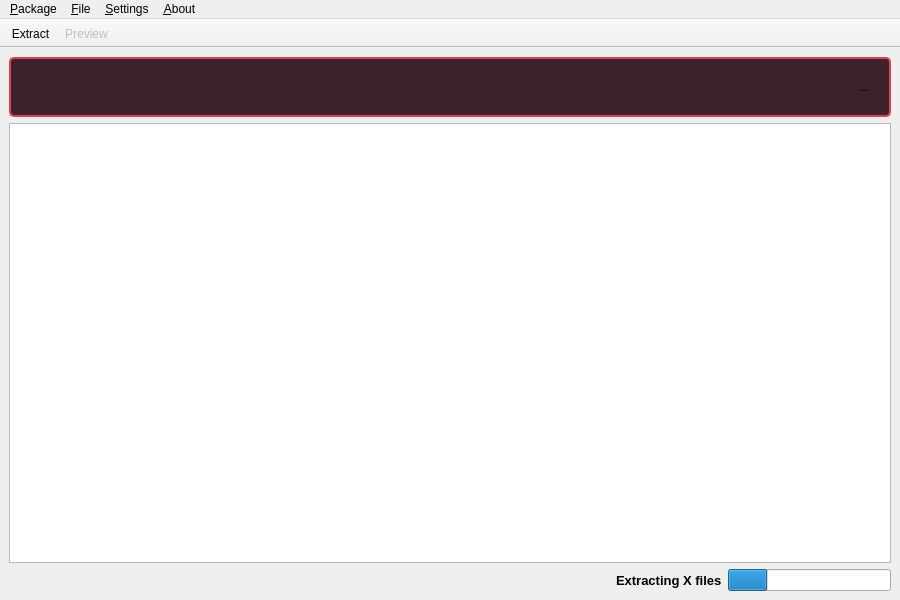
<?xml version="1.0" encoding="UTF-8"?>
<ui version="4.0">
 <class>MainWindow</class>
 <widget class="QMainWindow" name="MainWindow">
  <property name="geometry">
   <rect>
    <x>0</x>
    <y>0</y>
    <width>900</width>
    <height>600</height>
   </rect>
  </property>
  <property name="acceptDrops">
   <bool>true</bool>
  </property>
  <property name="windowTitle">
   <string>MainWindow</string>
  </property>
  <property name="windowIcon">
   <iconset resource="../icons-uncso2.qrc">
    <normaloff>:/icons/uncso2.svg</normaloff>:/icons/uncso2.svg</iconset>
  </property>
  <property name="locale">
   <locale language="English" country="UnitedStates"/>
  </property>
  <widget class="QWidget" name="centralwidget">
   <property name="enabled">
    <bool>true</bool>
   </property>
   <property name="acceptDrops">
    <bool>false</bool>
   </property>
   <property name="locale">
    <locale language="English" country="UnitedStates"/>
   </property>
   <layout class="QGridLayout" name="gridLayout">
    <item row="0" column="0" colspan="2">
     <widget class="QFrame" name="errorBox">
      <property name="enabled">
       <bool>true</bool>
      </property>
      <property name="sizePolicy">
       <sizepolicy hsizetype="Preferred" vsizetype="Preferred">
        <horstretch>0</horstretch>
        <verstretch>0</verstretch>
       </sizepolicy>
      </property>
      <property name="minimumSize">
       <size>
        <width>0</width>
        <height>0</height>
       </size>
      </property>
      <property name="maximumSize">
       <size>
        <width>16777215</width>
        <height>60</height>
       </size>
      </property>
      <property name="styleSheet">
       <string notr="true">background-color: #3b222b;
border: 2px solid #da4453; 
border-radius: 5px;</string>
      </property>
      <property name="frameShape">
       <enum>QFrame::Shape::NoFrame</enum>
      </property>
      <property name="frameShadow">
       <enum>QFrame::Shadow::Plain</enum>
      </property>
      <layout class="QHBoxLayout" name="horizontalLayout_3">
       <property name="sizeConstraint">
        <enum>QLayout::SizeConstraint::SetDefaultConstraint</enum>
       </property>
       <item>
        <widget class="QTextEdit" name="errorBoxMsg">
         <property name="sizePolicy">
          <sizepolicy hsizetype="Preferred" vsizetype="Preferred">
           <horstretch>0</horstretch>
           <verstretch>0</verstretch>
          </sizepolicy>
         </property>
         <property name="maximumSize">
          <size>
           <width>16777215</width>
           <height>16777215</height>
          </size>
         </property>
         <property name="styleSheet">
          <string notr="true">background-color: #3b222b;
border:  0; </string>
         </property>
         <property name="verticalScrollBarPolicy">
          <enum>Qt::ScrollBarPolicy::ScrollBarAlwaysOff</enum>
         </property>
         <property name="sizeAdjustPolicy">
          <enum>QAbstractScrollArea::SizeAdjustPolicy::AdjustToContents</enum>
         </property>
         <property name="undoRedoEnabled">
          <bool>false</bool>
         </property>
         <property name="lineWrapMode">
          <enum>QTextEdit::LineWrapMode::WidgetWidth</enum>
         </property>
         <property name="readOnly">
          <bool>true</bool>
         </property>
         <property name="html">
          <string>&lt;!DOCTYPE HTML PUBLIC &quot;-//W3C//DTD HTML 4.0//EN&quot; &quot;http://www.w3.org/TR/REC-html40/strict.dtd&quot;&gt;
&lt;html&gt;&lt;head&gt;&lt;meta name=&quot;qrichtext&quot; content=&quot;1&quot; /&gt;&lt;meta charset=&quot;utf-8&quot; /&gt;&lt;style type=&quot;text/css&quot;&gt;
p, li { white-space: pre-wrap; }
hr { height: 1px; border-width: 0; }
li.unchecked::marker { content: &quot;\2610&quot;; }
li.checked::marker { content: &quot;\2612&quot;; }
&lt;/style&gt;&lt;/head&gt;&lt;body style=&quot; font-family:'Segoe UI'; font-size:9pt; font-weight:400; font-style:normal;&quot;&gt;
&lt;p style=&quot;-qt-paragraph-type:empty; margin-top:0px; margin-bottom:0px; margin-left:0px; margin-right:0px; -qt-block-indent:0; text-indent:0px; font-family:'Noto Sans'; font-size:10pt;&quot;&gt;&lt;br /&gt;&lt;/p&gt;&lt;/body&gt;&lt;/html&gt;</string>
         </property>
         <property name="placeholderText">
          <string/>
         </property>
        </widget>
       </item>
       <item>
        <widget class="QToolButton" name="errorBoxBtn">
         <property name="enabled">
          <bool>true</bool>
         </property>
         <property name="sizePolicy">
          <sizepolicy hsizetype="Fixed" vsizetype="Fixed">
           <horstretch>0</horstretch>
           <verstretch>0</verstretch>
          </sizepolicy>
         </property>
         <property name="minimumSize">
          <size>
           <width>32</width>
           <height>32</height>
          </size>
         </property>
         <property name="styleSheet">
          <string notr="true">background-color: #3b222b;
border:  0; </string>
         </property>
         <property name="text">
          <string>...</string>
         </property>
         <property name="icon">
          <iconset theme="window-close"/>
         </property>
         <property name="checkable">
          <bool>false</bool>
         </property>
         <property name="checked">
          <bool>false</bool>
         </property>
         <property name="autoRaise">
          <bool>false</bool>
         </property>
        </widget>
       </item>
      </layout>
     </widget>
    </item>
    <item row="1" column="0" colspan="2">
     <widget class="PkgFileView" name="treeView">
      <property name="acceptDrops">
       <bool>true</bool>
      </property>
      <property name="showDropIndicator" stdset="0">
       <bool>true</bool>
      </property>
      <property name="dragEnabled">
       <bool>true</bool>
      </property>
      <property name="dragDropMode">
       <enum>QAbstractItemView::DragDropMode::DragDrop</enum>
      </property>
      <property name="defaultDropAction">
       <enum>Qt::DropAction::IgnoreAction</enum>
      </property>
      <property name="alternatingRowColors">
       <bool>true</bool>
      </property>
      <property name="selectionMode">
       <enum>QAbstractItemView::SelectionMode::ExtendedSelection</enum>
      </property>
      <property name="uniformRowHeights">
       <bool>true</bool>
      </property>
      <property name="sortingEnabled">
       <bool>true</bool>
      </property>
      <property name="allColumnsShowFocus">
       <bool>true</bool>
      </property>
     </widget>
    </item>
    <item row="2" column="0">
     <spacer name="horizontalSpacer">
      <property name="orientation">
       <enum>Qt::Orientation::Horizontal</enum>
      </property>
      <property name="sizeHint" stdset="0">
       <size>
        <width>308</width>
        <height>20</height>
       </size>
      </property>
     </spacer>
    </item>
    <item row="2" column="1">
     <layout class="QHBoxLayout" name="horizontalLayout">
      <item>
       <spacer name="horizontalSpacer_2">
        <property name="orientation">
         <enum>Qt::Orientation::Horizontal</enum>
        </property>
        <property name="sizeHint" stdset="0">
         <size>
          <width>40</width>
          <height>20</height>
         </size>
        </property>
       </spacer>
      </item>
      <item>
       <widget class="QLabel" name="lblStatus">
        <property name="font">
         <font>
          <pointsize>10</pointsize>
          <bold>true</bold>
         </font>
        </property>
        <property name="text">
         <string>Extracting X files</string>
        </property>
        <property name="scaledContents">
         <bool>false</bool>
        </property>
       </widget>
      </item>
      <item>
       <widget class="QProgressBar" name="pbStatus">
        <property name="value">
         <number>24</number>
        </property>
        <property name="textVisible">
         <bool>false</bool>
        </property>
        <property name="invertedAppearance">
         <bool>false</bool>
        </property>
       </widget>
      </item>
     </layout>
    </item>
   </layout>
  </widget>
  <widget class="QMenuBar" name="menubar">
   <property name="geometry">
    <rect>
     <x>0</x>
     <y>0</y>
     <width>900</width>
     <height>22</height>
    </rect>
   </property>
   <widget class="QMenu" name="menuPackage">
    <property name="title">
     <string>&amp;Package</string>
    </property>
    <widget class="QMenu" name="menu_Open_Recent">
     <property name="title">
      <string>Open Recent</string>
     </property>
     <property name="icon">
      <iconset theme="document-open-recent"/>
     </property>
     <addaction name="actionClear_list"/>
    </widget>
    <addaction name="action_Open"/>
    <addaction name="action_Open_Index"/>
    <addaction name="menu_Open_Recent"/>
    <addaction name="separator"/>
    <addaction name="action_Extract_All"/>
    <addaction name="separator"/>
    <addaction name="action_Properties"/>
    <addaction name="separator"/>
    <addaction name="action_Quit"/>
   </widget>
   <widget class="QMenu" name="menuFile">
    <property name="title">
     <string>&amp;File</string>
    </property>
    <addaction name="action_FilePreview"/>
    <addaction name="separator"/>
    <addaction name="action_Extract"/>
   </widget>
   <widget class="QMenu" name="menuAbout">
    <property name="title">
     <string>&amp;About</string>
    </property>
    <addaction name="actionAbout_UnCSO2"/>
    <addaction name="actionAbout_Qt"/>
   </widget>
   <widget class="QMenu" name="menuSettings">
    <property name="title">
     <string>&amp;Settings</string>
    </property>
    <addaction name="actionDecrypt_e_files"/>
    <addaction name="actionDecompress_textures"/>
   </widget>
   <addaction name="menuPackage"/>
   <addaction name="menuFile"/>
   <addaction name="menuSettings"/>
   <addaction name="menuAbout"/>
  </widget>
  <widget class="QToolBar" name="toolBar">
   <property name="enabled">
    <bool>true</bool>
   </property>
   <property name="font">
    <font>
     <strikeout>false</strikeout>
    </font>
   </property>
   <property name="windowTitle">
    <string>toolBar</string>
   </property>
   <property name="movable">
    <bool>false</bool>
   </property>
   <property name="toolButtonStyle">
    <enum>Qt::ToolButtonStyle::ToolButtonTextBesideIcon</enum>
   </property>
   <property name="floatable">
    <bool>true</bool>
   </property>
   <attribute name="toolBarArea">
    <enum>TopToolBarArea</enum>
   </attribute>
   <attribute name="toolBarBreak">
    <bool>false</bool>
   </attribute>
   <addaction name="action_Extract"/>
   <addaction name="action_FilePreview"/>
  </widget>
  <action name="action_Open">
   <property name="icon">
    <iconset theme="document-open"/>
   </property>
   <property name="text">
    <string>Open</string>
   </property>
   <property name="shortcut">
    <string>Ctrl+O</string>
   </property>
  </action>
  <action name="action_Quit">
   <property name="icon">
    <iconset theme="application-exit"/>
   </property>
   <property name="text">
    <string>Quit</string>
   </property>
   <property name="toolTip">
    <string>Quit</string>
   </property>
   <property name="shortcut">
    <string>Ctrl+Q</string>
   </property>
  </action>
  <action name="action_Extract_All">
   <property name="enabled">
    <bool>false</bool>
   </property>
   <property name="icon">
    <iconset theme="archive-extract"/>
   </property>
   <property name="text">
    <string>Extract All</string>
   </property>
   <property name="shortcut">
    <string>Ctrl+Shift+E</string>
   </property>
  </action>
  <action name="action_FilePreview">
   <property name="enabled">
    <bool>false</bool>
   </property>
   <property name="icon">
    <iconset theme="document-preview"/>
   </property>
   <property name="text">
    <string>Preview</string>
   </property>
   <property name="toolTip">
    <string>Preview file</string>
   </property>
   <property name="shortcut">
    <string>Ctrl+P</string>
   </property>
  </action>
  <action name="actionAbout_UnCSO2">
   <property name="icon">
    <iconset theme="help-about"/>
   </property>
   <property name="text">
    <string>About UnCSO2</string>
   </property>
  </action>
  <action name="actionAbout_Qt">
   <property name="icon">
    <iconset theme="help-about"/>
   </property>
   <property name="text">
    <string>About Qt</string>
   </property>
  </action>
  <action name="action_Properties">
   <property name="enabled">
    <bool>false</bool>
   </property>
   <property name="icon">
    <iconset theme="document-properties"/>
   </property>
   <property name="text">
    <string>Properties</string>
   </property>
   <property name="shortcut">
    <string>Alt+Return</string>
   </property>
  </action>
  <action name="action_Open_Index">
   <property name="icon">
    <iconset theme="document-open-folder"/>
   </property>
   <property name="text">
    <string>Open Index</string>
   </property>
   <property name="shortcut">
    <string>Ctrl+Shift+O</string>
   </property>
  </action>
  <action name="actionDecrypt_e_files">
   <property name="checkable">
    <bool>true</bool>
   </property>
   <property name="checked">
    <bool>true</bool>
   </property>
   <property name="icon">
    <iconset theme="document-decrypt"/>
   </property>
   <property name="text">
    <string>Decrypt '.e*' files</string>
   </property>
  </action>
  <action name="actionDecompress_textures">
   <property name="checkable">
    <bool>true</bool>
   </property>
   <property name="checked">
    <bool>true</bool>
   </property>
   <property name="icon">
    <iconset theme="archive-extract"/>
   </property>
   <property name="text">
    <string>Decompress textures</string>
   </property>
  </action>
  <action name="action_Extract">
   <property name="icon">
    <iconset theme="archive-extract"/>
   </property>
   <property name="text">
    <string>Extract</string>
   </property>
   <property name="shortcut">
    <string>Ctrl+E</string>
   </property>
  </action>
  <action name="actionClear_list">
   <property name="text">
    <string>Clear list</string>
   </property>
  </action>
 </widget>
 <customwidgets>
  <customwidget>
   <class>PkgFileView</class>
   <extends>QTreeView</extends>
   <header>pkgfileview.hpp</header>
  </customwidget>
 </customwidgets>
 <resources>
  <include location="../icons-breeze.qrc"/>
  <include location="../icons-uncso2.qrc"/>
 </resources>
 <connections/>
</ui>
